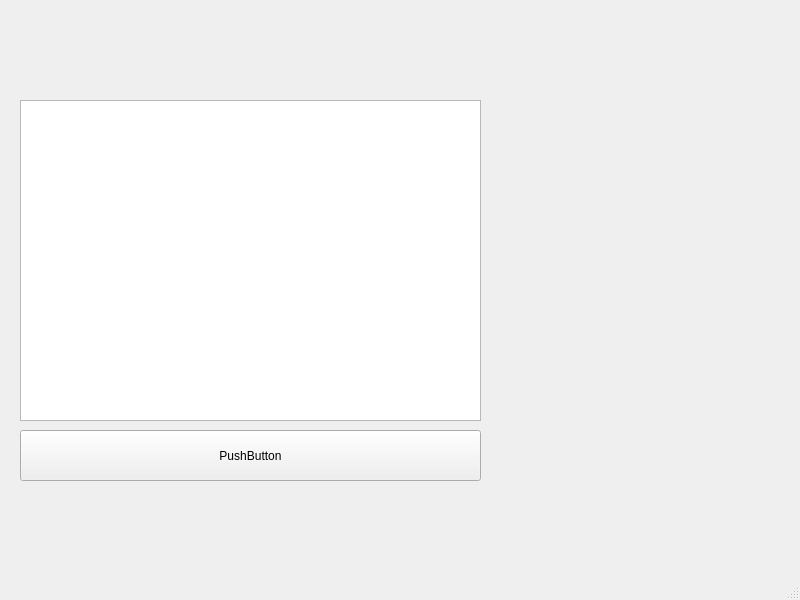
<?xml version="1.0" encoding="UTF-8"?>
<ui version="4.0">
 <class>MainWindow</class>
 <widget class="QMainWindow" name="MainWindow">
  <property name="geometry">
   <rect>
    <x>0</x>
    <y>0</y>
    <width>800</width>
    <height>600</height>
   </rect>
  </property>
  <property name="windowTitle">
   <string>MainWindow</string>
  </property>
  <widget class="QWidget" name="centralwidget">
   <widget class="QPushButton" name="pushButton">
    <property name="geometry">
     <rect>
      <x>20</x>
      <y>430</y>
      <width>461</width>
      <height>51</height>
     </rect>
    </property>
    <property name="text">
     <string>PushButton</string>
    </property>
   </widget>
   <widget class="QTableView" name="tableView">
    <property name="geometry">
     <rect>
      <x>20</x>
      <y>100</y>
      <width>461</width>
      <height>321</height>
     </rect>
    </property>
   </widget>
  </widget>
  <widget class="QMenuBar" name="menubar">
   <property name="geometry">
    <rect>
     <x>0</x>
     <y>0</y>
     <width>800</width>
     <height>25</height>
    </rect>
   </property>
  </widget>
  <widget class="QStatusBar" name="statusbar"/>
 </widget>
 <resources/>
 <connections/>
</ui>
